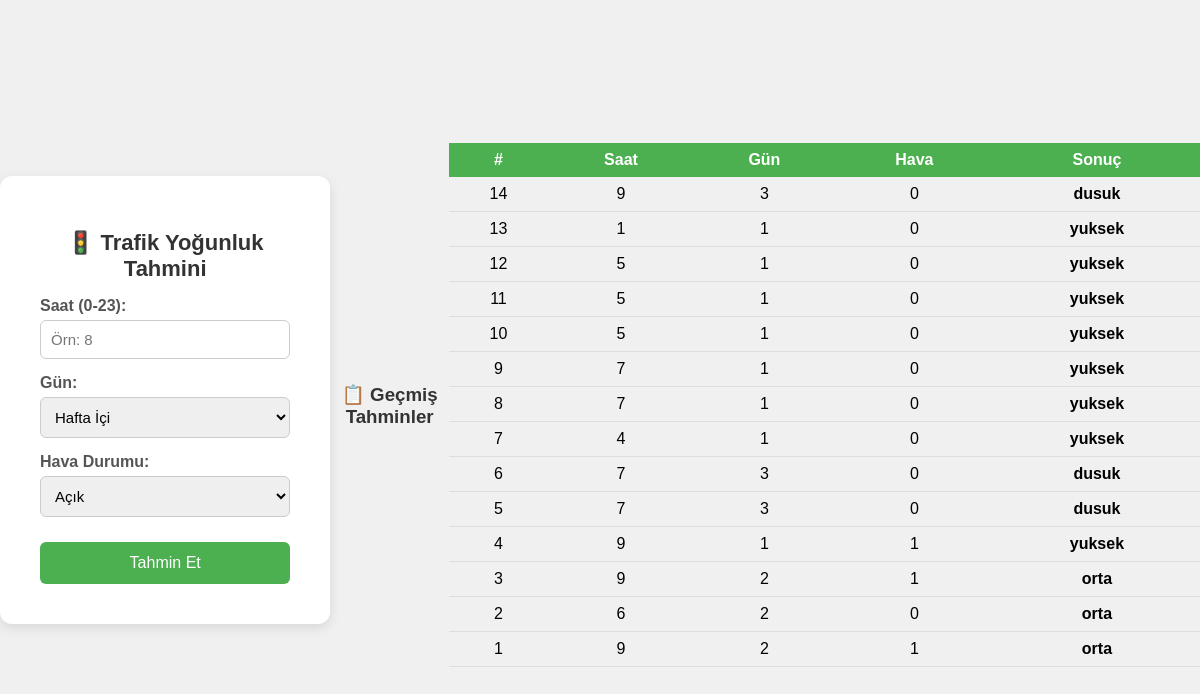
The page / on the database its author committed.
### tables this page shows
CREATE TABLE tahminler (
            id INTEGER PRIMARY KEY AUTOINCREMENT,
            saat INTEGER,
            gun INTEGER,
            hava INTEGER,
            sonuc TEXT
        );

### app.py (the view)
@app.route("/")
def index():
    conn = sqlite3.connect("database.db")
    cursor = conn.cursor()
    cursor.execute("SELECT * FROM tahminler ORDER BY id DESC")
    gecmis = cursor.fetchall()
    conn.close()
    return render_template("index.html", gecmis=gecmis)

### templates/index.html (shortened to what this page needs)
<!DOCTYPE html>
<html lang="tr">
<head>
</head>
<body>
    <div class="kart">
        <h1>🚦 Trafik Yoğunluk Tahmini</h1>
        <form action="/tahmin" method="POST">
            <label>Saat (0-23):</label>
            <input type="number" name="saat" min="0" max="23" required placeholder="Örn: 8">
            <label>Gün:</label>
            <select name="gun">
                <option value="1">Hafta İçi</option>
            </select>
            <label>Hava Durumu:</label>
            <select name="hava">
                <option value="0">Açık</option>
            </select>
            <button type="submit">Tahmin Et</button>
        </form>
    </div>
    {% if gecmis %}
        <h3 style="text-align:center; margin-top:30px; color:#333;">📋 Geçmiş Tahminler</h3>
        <table style="width:100%; border-collapse:collapse; margin-top:10px;">
            <tr style="background:#4CAF50; color:white;">
                <th style="padding:8px;">#</th>
                <th style="padding:8px;">Saat</th>
                <th style="padding:8px;">Gün</th>
                <th style="padding:8px;">Hava</th>
                <th style="padding:8px;">Sonuç</th>
            </tr>
            {% for satir in gecmis %}
            <tr style="text-align:center; border-bottom:1px solid #ddd;">
                <td style="padding:8px;">{{ satir[0] }}</td>
                <td style="padding:8px;">{{ satir[1] }}</td>
                <td style="padding:8px;">{{ satir[2] }}</td>
                <td style="padding:8px;">{{ satir[3] }}</td>
                <td style="padding:8px;"><b>{{ satir[4] }}</b></td>
            </tr>
            {% endfor %}
        </table>
        {% endif %}
</body>
</html>

### templates/index.html (style rules this page uses)
body { font-family: Arial, sans-serif; background-color: #f0f0f0; display: flex; justify-content: center; align-items: center; min-height: 100vh; margin: 0; }
.kart { background-color: white; padding: 40px; border-radius: 12px; box-shadow: 0 4px 12px rgba(0,0,0,0.1); width: 400px; }
h1 { text-align: center; color: #333; font-size: 22px; }
label { display: block; margin-top: 15px; color: #555; font-weight: bold; }
input, select { width: 100%; padding: 10px; margin-top: 5px; border: 1px solid #ccc; border-radius: 6px; box-sizing: border-box; font-size: 15px; }
button { width: 100%; padding: 12px; margin-top: 25px; background-color: #4CAF50; color: white; border: none; border-radius: 6px; font-size: 16px; cursor: pointer; }

### rows shown on the page
tahminler: id "14", saat "9", gun "3", hava "0", sonuc "dusuk"
tahminler: id "13", saat "1", gun "1", hava "0", sonuc "yuksek"
tahminler: id "12", saat "5", gun "1", hava "0", sonuc "yuksek"
tahminler: id "11", saat "5", gun "1", hava "0", sonuc "yuksek"
tahminler: id "10", saat "5", gun "1", hava "0", sonuc "yuksek"
tahminler: id "9", saat "7", gun "1", hava "0", sonuc "yuksek"
tahminler: id "8", saat "7", gun "1", hava "0", sonuc "yuksek"
tahminler: id "7", saat "4", gun "1", hava "0", sonuc "yuksek"
tahminler: id "6", saat "7", gun "3", hava "0", sonuc "dusuk"
tahminler: id "5", saat "7", gun "3", hava "0", sonuc "dusuk"
tahminler: id "4", saat "9", gun "1", hava "1", sonuc "yuksek"
tahminler: id "3", saat "9", gun "2", hava "1", sonuc "orta"
tahminler: id "2", saat "6", gun "2", hava "0", sonuc "orta"
tahminler: id "1", saat "9", gun "2", hava "1", sonuc "orta"
